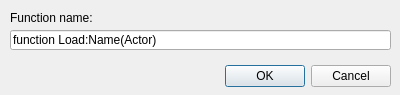
<?xml version="1.0" encoding="UTF-8"?>
<ui version="4.0">
 <class>addeditfunction</class>
 <widget class="QDialog" name="addeditfunction">
  <property name="geometry">
   <rect>
    <x>0</x>
    <y>0</y>
    <width>400</width>
    <height>95</height>
   </rect>
  </property>
  <property name="windowTitle">
   <string>Dialog</string>
  </property>
  <widget class="QDialogButtonBox" name="buttonBox">
   <property name="geometry">
    <rect>
     <x>50</x>
     <y>60</y>
     <width>341</width>
     <height>32</height>
    </rect>
   </property>
   <property name="orientation">
    <enum>Qt::Horizontal</enum>
   </property>
   <property name="standardButtons">
    <set>QDialogButtonBox::Cancel|QDialogButtonBox::Ok</set>
   </property>
  </widget>
  <widget class="QLineEdit" name="FunctionNameEdit">
   <property name="geometry">
    <rect>
     <x>10</x>
     <y>30</y>
     <width>381</width>
     <height>20</height>
    </rect>
   </property>
   <property name="text">
    <string>function Load:Name(Actor)</string>
   </property>
  </widget>
  <widget class="QLabel" name="label">
   <property name="geometry">
    <rect>
     <x>10</x>
     <y>10</y>
     <width>101</width>
     <height>16</height>
    </rect>
   </property>
   <property name="text">
    <string>Function name:</string>
   </property>
  </widget>
 </widget>
 <resources/>
 <connections>
  <connection>
   <sender>buttonBox</sender>
   <signal>accepted()</signal>
   <receiver>addeditfunction</receiver>
   <slot>accept()</slot>
   <hints>
    <hint type="sourcelabel">
     <x>268</x>
     <y>74</y>
    </hint>
    <hint type="destinationlabel">
     <x>157</x>
     <y>94</y>
    </hint>
   </hints>
  </connection>
  <connection>
   <sender>buttonBox</sender>
   <signal>rejected()</signal>
   <receiver>addeditfunction</receiver>
   <slot>reject()</slot>
   <hints>
    <hint type="sourcelabel">
     <x>336</x>
     <y>80</y>
    </hint>
    <hint type="destinationlabel">
     <x>286</x>
     <y>94</y>
    </hint>
   </hints>
  </connection>
 </connections>
</ui>
